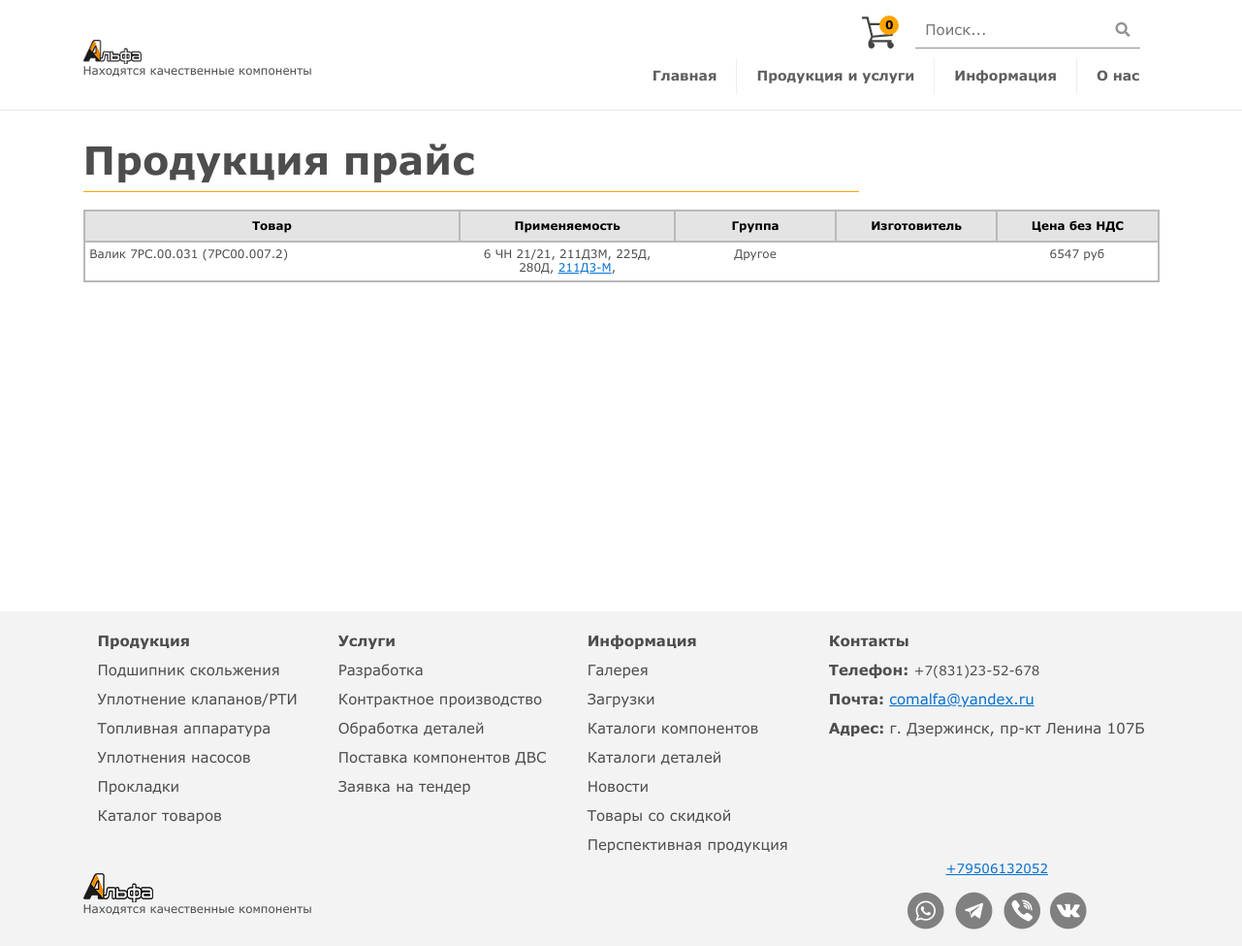
The page /productsprice/ on the database its author committed.
### main/models.py (models this page shows, shortened)
class MainGoods(models.Model):
    def get_image_path(self, filename):
        ext = filename.split('.')[-1]
        path = ''.join(["MainGoods_images/",translit.slugify(filename.strip()),'.',ext])
        return path
    GOOD_TYPES = (
        ('Подшипники', 'Подшипники'),
        ('Уплотнение клапанов', 'Уплотнение клапанов'),
        ('Компоненты впрыска', 'Компоненты впрыска'),
        ('Торцевые уплотнения', 'Торцевые уплотнения'),
        ('Прокладки', 'Прокладки'),
        ('Другое', 'Другое'),
    )
    STATUS_TYPES = (
        ('Готов', 'Готов'),
        ('В перспективе', 'В перспективе'),
        ('Удалено', 'Удалено'),
    )
    name = models.CharField(max_length = 200, verbose_name='Название', blank=True)
    mark = models.CharField(max_length = 200, verbose_name='Маркировка', blank=True)
    status = models.CharField(max_length = 200, verbose_name='Статус товара', choices=STATUS_TYPES, blank=True)
    type = models.CharField(max_length = 200, verbose_name='Тип товара', choices=GOOD_TYPES, blank=True)
    using = models.CharField(max_length = 1500, verbose_name='Применение', blank=True)
    catalogs = models.CharField(max_length = 1500, verbose_name='Каталог деталей', blank=True)
    material = models.CharField(max_length = 200, verbose_name='Материал', blank=True)
    weight = models.CharField(max_length = 200, verbose_name='Вес', blank=True)
    analog = models.CharField(max_length = 400, verbose_name='Аналоги', blank=True)
    length = models.CharField(max_length = 400, verbose_name='Размер(мм)', blank=True)
    quantity_pack = models.CharField(max_length = 200, verbose_name='Кол-во в упаковке', blank=True)
    manufactur = models.CharField(max_length = 200, verbose_name='Изготовитель', blank=True)
    package = models.CharField(max_length = 2000, verbose_name='Состав комплекта', blank=True)
    note = models.CharField(max_length = 2000, verbose_name='Примечание', blank=True)
    quantity = models.CharField(max_length = 10, verbose_name='Количество на складе', blank=True)
    price = models.CharField(max_length = 200, verbose_name='Цена без НДС', blank=True)
    discount = models.CharField(max_length = 20, verbose_name='Скидка (%)', blank=True)
    cost = models.CharField(max_length = 200, verbose_name='Цена со скидкой', blank=True)
    img = models.ImageField(upload_to=get_image_path, default='good_def_image.jpeg', verbose_name='Изображение', blank=True)
    class Meta:
        verbose_name = u'Товары'
        verbose_name_plural = u'Товары'

### main/views.py (the view)
# urls.py: path('productsprice/', views.productsprice, name='productsprice'),
def productsprice(request):
    context = {}
    context['perspective'] = MainGoods.objects.exclude(status='В перспективе').exclude(status='Удалено').exclude(price__exact='')
    for item_use in context['perspective']:
        usingWithUrl = []
        for item in item_use.using.split(','):
            nameAndUrl = item.split(":")
            if(len(nameAndUrl) > 1):
                usingWithUrl.append({nameAndUrl[0]:nameAndUrl[1]})
            else:
                usingWithUrl.append({nameAndUrl[0]:''})
        item_use.usingUrl = usingWithUrl
    return render(request, 'productsprice.html', context)

### main/templates/productsprice.html (shortened to what this page needs)
{% extends "base.html" %}
{% load static %}
{% block content %}
<div class="container">
    <h1>Продукция прайс</h1><span class="line" style="width: 800px;"></span>
    <br>
    <div class="table-overflow__wrapper">
        <table class="table table-hover table-sm">
            <thead>
                <tr>
                    <th scope="col" style="width: 35%;">Товар</th>
                    <th scope="col" style="width: 20%; text-align: center;">Применяемость</th>
                    <th scope="col" style="width: 15%; text-align: center;">Группа</th>
                    <th scope="col" style="width: 15%; text-align: center;">Изготовитель</th>
                    <th scope="col" style="width: 15%; text-align: center;">Цена без НДС</th>
                </tr>
            </thead>
            <tbody>
                {% for item in perspective %}
                <tr>
                    <td>{{ item.name }} {{item.mark}}</td>
                    <td style="text-align: center;">
                        {% for use in item.usingUrl %}
                        {% for key, value in use.items %}
                        {% if value != '' %}
                        <a href="{{value}}">{{key}}</a>,
                        {% else %}
                        {% if key == key|last %}
                        {{key}}
                        {% else %}
                        {{key}},
                        {% endif %}
                        {% endif %}
                        {% endfor %}
                        {% endfor %}</td>
                    <td style="text-align: center;">{{ item.type }}</td>
                    <td style="text-align: center;">{{ item.manufactur }}</td>
                    <td style="text-align: center;">{{ item.price }} руб</td>
                </tr>
                {% endfor %}
            </tbody>
        </table>
    </div>
</div>
{% endblock content %}

### static/css/style.css (style rules this page uses)
body { font-family: Verdana; font-size: 15px; color: #4D4D4D; line-height: 1.2; }
h1 { padding-top: 10px; font-size: 40px; font-weight: bold; }
.table { font-size: 12px; }
.line { display: block; border-bottom: 1px solid orange; width: 500px; height: 2px; }
thead tr { background-color: rgb(73, 73, 73); color: black; }
thead th { padding: 8px!important; vertical-align: inherit!important; background-color: rgb(228, 228, 228); border: 2px solid rgb(185, 185, 185)!important; margin: 2px; color: black; text-align: center!important; }
tbody { border: 2px solid rgb(185, 185, 185)!important; }

### rows shown on the page
MainGoods: name "Валик", mark "7РС.00.031 (7РС00.007.2)", use "6 ЧН 21/21" "211Д3М" "225Д" "280Д", use "211Д3-М", type "Другое", price "6547"
